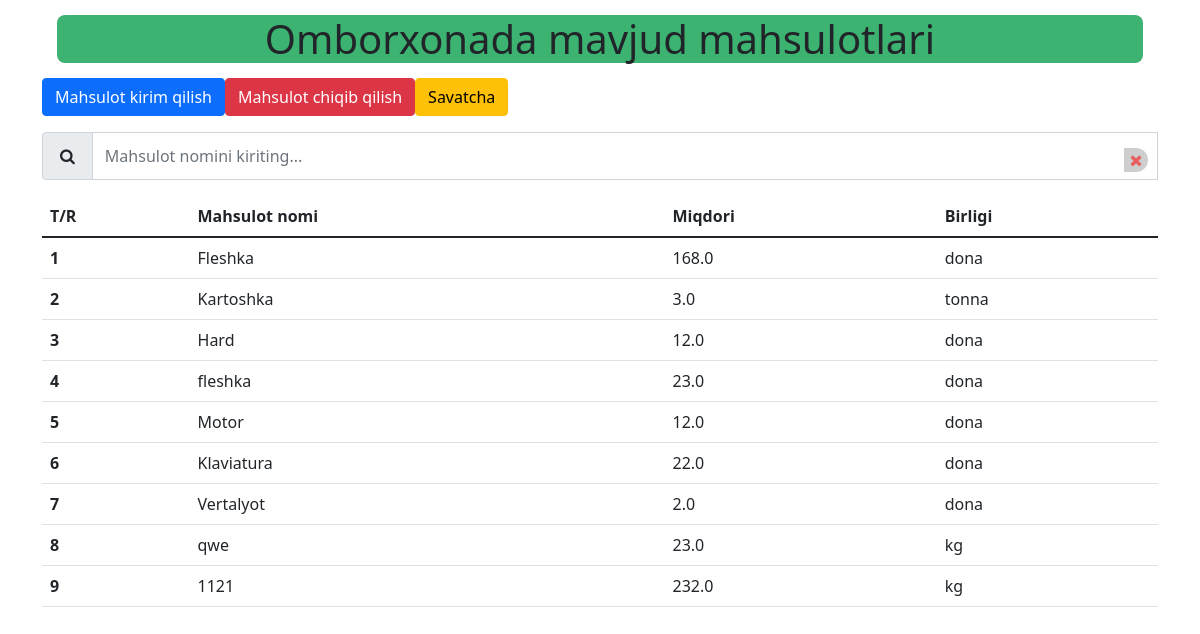
/, run on an earlier commit of the app's database.
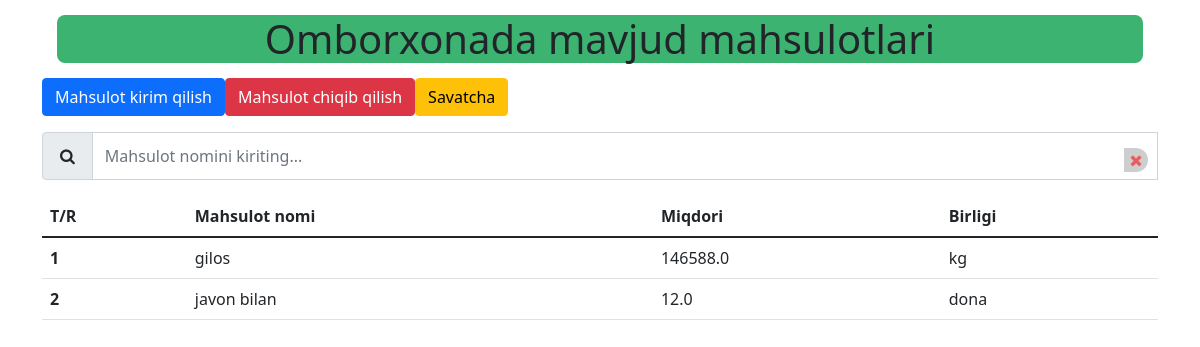
And on a later commit of the database.
### itm/models.py (models this page shows, shortened)
class BalanceStorage(models.Model):
    name = models.CharField(max_length=512)
    count = models.FloatField(default=0)
    unit = models.CharField(max_length=30,choices=Inproduct.ROLES)
    class Meta:
        db_table = "BalanceStorage"

### itm/views.py (the view)
# urls.py: path("",Balance.as_view(),name="balance"),
class Balance(View):
    def get(self,request):
        search = request.GET.get('search')
        if search is None:
            data = BalanceStorage.objects.all()
            paginator = Paginator(data,15)
            page_num = request.GET.get('page')
            page_obj = paginator.get_page(page_num)
            search=""
        else:
            data = BalanceStorage.objects.filter(name__contains=search)
            paginator = Paginator(data,15)
            page_num = request.GET.get('page')
            page_obj = paginator.get_page(page_num)
        return render(request,"itm/balancestorage.html",{"search":search,"page":page_obj,"all":paginator})

### itm/templates/itm/balancestorage.html (shortened to what this page needs)
<!DOCTYPE html>
<html lang="en">
<head>
    <link rel="stylesheet" href="/static/itm/bootstrap/css/bootstrap.min.css">
    <link rel="stylesheet" href="/static/itm/css/styles.css">
    <link rel="stylesheet" href="/static/itm/font-awesome/css/font-awesome.min.css">
    <link rel="stylesheet" href="/static/itm/font-awesome/css/font-awesome.css">
</head>
<body>
<div class="container">
    <div class="row">
        <div class="col-md-12">
            <h1 class="close">Omborxonada mavjud mahsulotlari</h1>
            <div class="btn-group md-3">
                <form action="{%url 'inproduct'%}">
                    <button type="submit" class="btn btn-primary mb-3">Mahsulot kirim qilish</button>
                </form>
                <form>
                    <button type="button" class="btn btn-danger mb-3"><a>Mahsulot chiqib qilish</a></button>
                </form>
                <form>
                    <button type="button" class="btn btn-warning mb-3">Savatcha</button>
                </form>
            </div>
            <form>
                <div class="input-group mb-3">
                        <span class="input-group-text" id="inputGroup-sizing-default"><span style="padding:5px"><i
                                class="fa fa-search"></i></span></span>
                    <input name="search" value="{{ search }}" class="form-control"
                           placeholder="Mahsulot nomini kiriting..." id="bool">
                    <span class="clear" onclick="myfunc()"><i class="fa fa-times" aria-hidden="true"></i></span>
                </div>
            </form>
            <table class="table">
                <thead>
                <tr>
                    <th scope="col">T/R</th>
                    <th scope="col">Mahsulot nomi</th>
                    <th scope="col">Miqdori</th>
                    <th scope="col">Birligi</th>
                </tr>
                </thead>
                <tbody>
                {% for prod in page %}
                <tr>
                    <th scope="row">{{forloop.counter}}</th>
                    <td>{{prod.name}}</td>
                    <td>{{prod.count}}</td>
                    <td>{{prod.unit}}</td>
                </tr>
                {%endfor%}
                </tbody>
            </table>
        </div>
    </div>
</div>
</body>
</html>

What changed in the data, as far as the page shows it:
removed BalanceStorage: name "Fleshka", count "168.0", unit "dona"
removed BalanceStorage: name "Kartoshka", count "3.0", unit "tonna"
removed BalanceStorage: name "Hard", count "12.0", unit "dona"
removed BalanceStorage: name "fleshka", count "23.0", unit "dona"
removed BalanceStorage: name "Motor", count "12.0", unit "dona"
removed BalanceStorage: name "Klaviatura", count "22.0", unit "dona"
removed BalanceStorage: name "Vertalyot", count "2.0", unit "dona"
removed BalanceStorage: name "qwe", count "23.0", unit "kg"
removed BalanceStorage: name "1121", count "232.0", unit "kg"
added BalanceStorage: name "gilos", count "146588.0", unit "kg"
added BalanceStorage: name "javon bilan", count "12.0", unit "dona"
